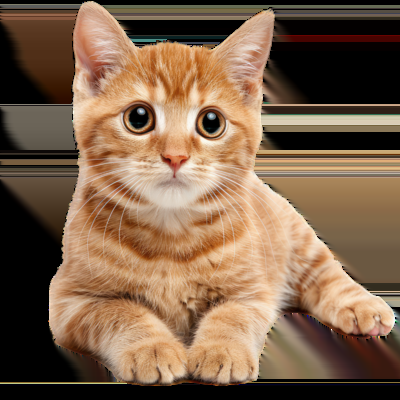
#> input picture cat.png, 400 x 400 px, found by its file name
$ python FromScratchHarrisCorners.py
#> lines starting #> are read from the running program, lines starting #| are printed output that depends on the picture; after the words box and inside, x2 and y2 are one past the last pixel; in counts of white or black regions, pixels touching at a corner belong together
### core_operations/FromScratchGaussianBlur.py
import math
import numpy as np
import matplotlib.pyplot as plt
import cv2

class FromScratchGaussianBlur():
    # [4 lines left out: function __init__, not called in this run]

def gaussian(x, sigmaX=1, mu=0):
    return (1 / (sigmaX * (2*math.pi)**0.5) * math.e ** (-0.5 * ((x-mu)/sigmaX)**2))

# [15 lines left out: functions mygetGaussianKernel, myGaussianKernel, not called in this run]

    # [16 lines of commented-out code are left out]

# [11 lines that do not run on import are left out]

### core_operations/FromScratchSobel.py
import numpy as np
import matplotlib.pyplot as plt
import cv2
import math

class FromScratchSobel():
    def __init__(self, ksize=(3,3), alpha=0, dx=1, dy=0):
        if (alpha != 0):
            self.sobel_operator = mygetSobelKernelAlpha(ksize, alpha)
        else:
            self.Gx, self.Gy, self.G_magnitude, self.G_theta = mygetSobelKernel(ksize)
            self.sobel_operator = mygetSobelKernelAlpha(ksize, alpha=np.atan2(dy, dx))

# Sobel operator, defined for just alpha=0 (x-direction) and alpha=math.pi/2 (y-direction)
def mygetSobelKernel(ksize=(3,3)):
    center_y = (ksize[0]-1)/2
    center_x = (ksize[1]-1)/2
    Gx = []
    Gy = []
    G_magnitude = []
    G_angle = []
    for y in range(ksize[1]):
        rowx = []
        rowy = []
        rowmag = []
        rowangle = []
        j = y-center_y
        for x in range(ksize[0]):
            i = x-center_x
            dist_squared = i**2 + j**2
            if dist_squared != 0:
                Gx_ij = i/dist_squared
                Gy_ij = j/dist_squared
            else:
                Gx_ij = 0
                Gy_ij = 0
            rowx.append(Gx_ij)
            rowy.append(Gy_ij)
            rowmag.append((Gx_ij**2 + Gy_ij**2)**0.5)
            rowangle.append(np.atan2(Gy_ij, Gx_ij))
        Gx.append(rowx)
        Gy.append(rowy)
        G_magnitude.append(rowmag)
        G_angle.append(rowangle)
    return np.array(Gx), np.array(Gy), np.array(G_magnitude), np.array(G_angle)

# [5 lines of commented-out code are left out]
def mygetSobelKernelAlpha(ksize=(3,3), alpha=0):
    center_y = (ksize[0]-1)/2
    center_x = (ksize[1]-1)/2
    G_alpha = []
    for y in range(ksize[1]):
        row_alpha = []
        j = y-center_y
        for x in range(ksize[0]):
            i = x-center_x
            dist_squared = i**2 + j**2
            if dist_squared != 0:
                Gij_alpha = (np.cos(alpha) * i + np.sin(alpha) * j)/dist_squared
            else:
                Gij_alpha = 0
            row_alpha.append(Gij_alpha)
        G_alpha.append(row_alpha)
    return np.array(G_alpha)

# [6 lines that do not run on import are left out]

### core_operations/FromScratchConvolve2d.py
import numpy as np
import matplotlib.pyplot as plt
import cv2
import kagglehub
from FromScratchGaussianBlur import FromScratchGaussianBlur

def myconvolve2d(img, kernel):
    kernel_height = kernel.shape[0]
    kernel_height_halved = int((kernel_height-1)/2)
    kernel_width = kernel.shape[1]
    kernel_width_halved = int((kernel_width-1)/2)
    img = np.pad(img, ((kernel_height_halved, kernel_height_halved),
                    (kernel_width_halved, kernel_width_halved)),
                mode='constant', constant_values=0)
    img_height = img.shape[0]
    img_width = img.shape[1]
    convolution = []
    # start at row kernel_height_halved, end at row img_height-kernel_height_halved
    for i in range(kernel_height_halved, img_height-kernel_height_halved):
        lst = []
        # start at col kernel_width_halved, end at col img_width-kernel_height_halved
        for j in range(kernel_width_halved, img_width-kernel_width_halved):
            lst.append((img[i-kernel_height_halved:i+kernel_height_halved+1,
                            j-kernel_width_halved:j+kernel_width_halved+1] * kernel).sum().item())
        convolution.append(lst)
    return np.array(convolution)

# [10 lines that do not run on import are left out]

### feature_extraction/FromScratchHarrisCorners.py
import numpy as np
import matplotlib.pyplot as plt
import cv2
from scipy.signal import convolve2d
from core_operations.FromScratchConvolve2d import myconvolve2d
from core_operations.FromScratchGaussianBlur import FromScratchGaussianBlur
from core_operations.FromScratchSobel import FromScratchSobel

class FromScratchHarrisCorners():
    def __init__(self, img, ksize_sobel=(3,3), ksize_gaussian=(0,0), sigmaX=1, alpha=0, threshold=0):
        self.img = img
        self.corner_img = img
        self.ksize_sobel = ksize_sobel
        self.ksize_gaussian = ksize_gaussian
        self.sigmaX = sigmaX
        self.alpha = alpha
        self.threshold = threshold
        self.corners = self.getCorners()
        if threshold != 0:
            self.corners = self.apply_threshold()

    def getCorners(self):
        gaussian_blur = FromScratchGaussianBlur(self.ksize_gaussian, self.sigmaX)
        sobel = FromScratchSobel(self.ksize_sobel, self.alpha)
        print("sobel_x", sobel.Gx)
        print("sobel_y", sobel.Gy)

        convolved_img_sobel_x = myconvolve2d(self.img, sobel.Gx)
        convolved_img_sobel_y = myconvolve2d(self.img, sobel.Gy)

        print("I_x", convolved_img_sobel_x)
        print("I_y", convolved_img_sobel_y)

        # Squared Gaussian blur of I_x * I_y
        corners_supressed_squared = myconvolve2d(convolved_img_sobel_x * convolved_img_sobel_y, gaussian_blur.kernel) ** 2
        # Gaussian blur of I_x ** 2
        I_x_squared_blur = myconvolve2d(convolved_img_sobel_x ** 2, gaussian_blur.kernel)
        # Gaussian blur of I_y ** 2
        I_y_squared_blur = myconvolve2d(convolved_img_sobel_y ** 2, gaussian_blur.kernel)

        print("corners_supressed_squared", corners_supressed_squared)
        print("I_x_squared_blur", I_x_squared_blur)
        print("I_y_squared_blur", I_y_squared_blur)

        self.corners = I_x_squared_blur * I_y_squared_blur - corners_supressed_squared
        print("self.corners", self.corners)
        return self.corners

    def show_corners(self):
        img = cv2.cvtColor(self.img, cv2.COLOR_GRAY2RGB)
        for i in range(self.img.shape[0]):
            for j in range(self.img.shape[1]):
                if self.corners[i][j] == 255:
                    cv2.circle(img, (j, i), radius=2, color=(255, 0, 0), thickness=-1)
        plt.imsave("corners_image.png", img)

    def apply_threshold(self):
        self.corners[self.corners < self.corners.max() * (1-self.threshold)] = 0
        self.corners[self.corners != 0] = 255
        return self.corners

if __name__ == "__main__":
    img = cv2.imread("/Users/anvay-coder/cv2-from-scratch/cat.png", cv2.IMREAD_GRAYSCALE)
#> img: shape (400, 400); min 0, max 255, mean 107.2
    ksize_sobel = (3,3)
    ksize_gaussian = (3,3)
    sigmaX = 1
    alpha = 0
    threshold = 0.2

    hc = FromScratchHarrisCorners(img, ksize_sobel, ksize_gaussian, sigmaX, alpha, threshold)
#> in myconvolve2d, `img = np.pad(img, ((kernel_height_halved, kernel_height_halved), (kern..`:
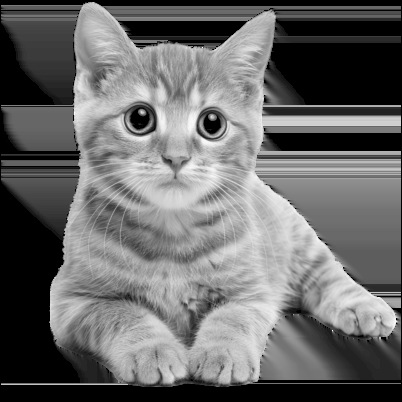
#> img: shape (402, 402); min 0, max 255, mean 106.1
#> after the loop in myconvolve2d, `for i in range(kernel_height_halved, img_height-kernel_height_halved):`: convolution = 400 items
#> in myconvolve2d (call 2), `return np.array(convolution)`:
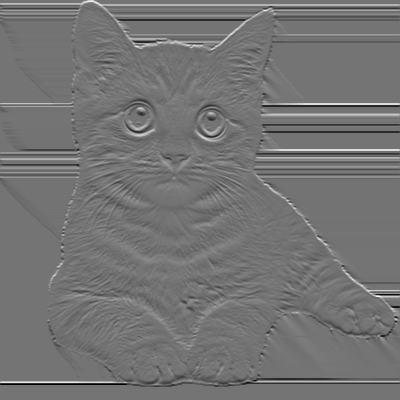
#> returned value: shape (400, 400) float64; min -388, max 463, mean 0; drawn with min black and max white
#> (printed output is left out)
#> (printed output is left out)
#> in myconvolve2d (call 3), `img = np.pad(img, ((kernel_height_halved, kernel_height_halved), (kern..`:
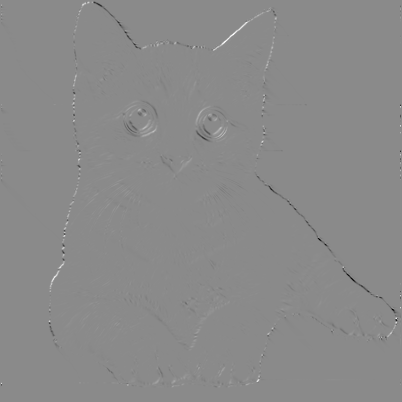
#> img: shape (402, 402) float64; min -108177, max 90880, mean -60.7; drawn with min black and max white
#> in getCorners, `corners_supressed_squared = myconvolve2d(convolved_img_sobel_x * convo..`:
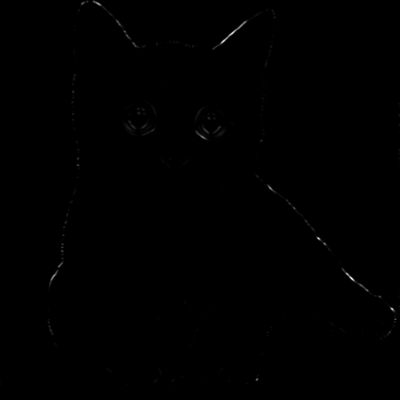
#> corners_supressed_squared: shape (400, 400) float64; min 0, max 3.21e+09, mean 5052459.4; drawn with min black and max white
#> in myconvolve2d (call 5), `img = np.pad(img, ((kernel_height_halved, kernel_height_halved), (kern..`:
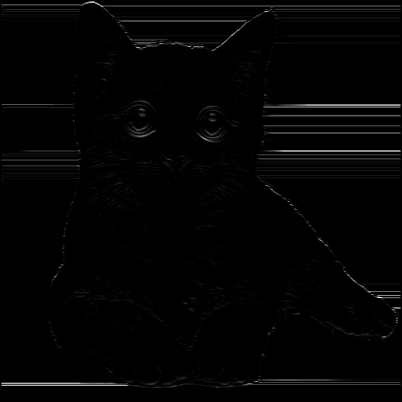
#> img: shape (402, 402) float64; min 0, max 214369, mean 3133.5; drawn with min black and max white
#> in myconvolve2d (call 5), `return np.array(convolution)`:
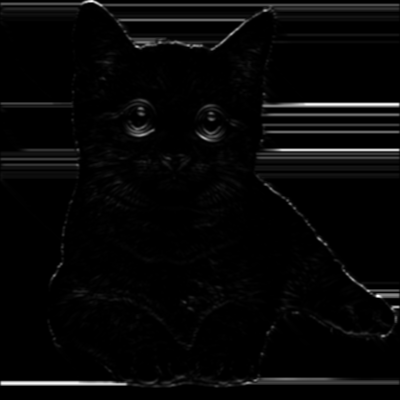
#> returned value: shape (400, 400) float64; min 0, max 108605.2, mean 3160.7; drawn with min black and max white
#> (printed output is left out)
#> (printed output is left out)
#> (printed output is left out)
#> (printed output is left out)
#> in apply_threshold, `self.corners[self.corners != 0] = 255`:
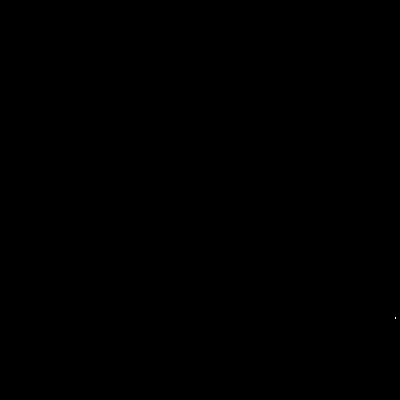
#> self.corners: shape (400, 400) float64; 0% white in thin lines or dots, all inside (x1, y1, x2, y2) = (395, 317, 396, 319)
    corners = hc.corners
    hc.show_corners()
#> after the loop in show_corners, `for i in range(self.img.shape[0]):`: img: shape (400, 400, 3); mean B, G, R 107.2, 107.2, 107.2
